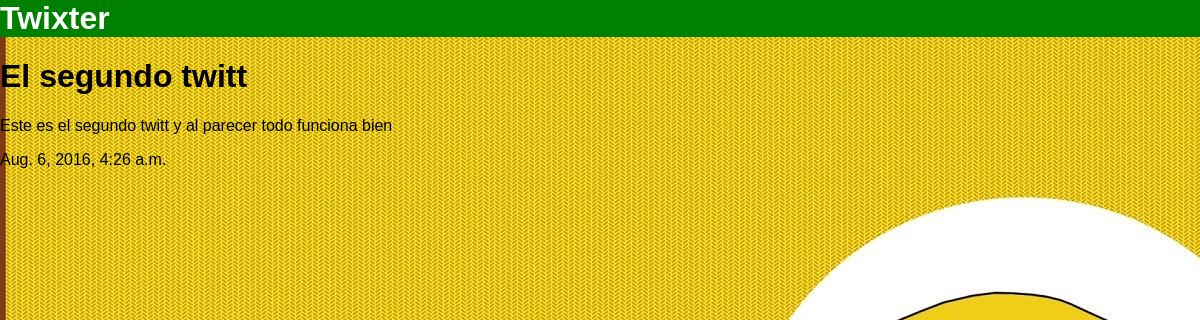
The app's page /twit/el-segundo-twitt/ with its own data.
### twits/models.py (models this page shows, shortened)
class Twit(models.Model):
	titulo = models.CharField(max_length=140)
	fecha = models.DateTimeField(auto_now=True)
	cuerpo = models.TextField()
	publicado = models.BooleanField(default=False)
	slug = models.SlugField(max_length=500,blank=True,null=True)#Modelo Slug

### twits/views.py (the view)
# urls.py: url(r'^twit/(?P<slug>[-\w]+)/$',views.DetailView.as_view(),name="detalle")
class DetailView(View):
	def get(self,request,slug):#cambiar slug
		template_name='detalle.html'
		twit=Twit.objects.get(slug=slug)
		context = {'twit':twit}
		return render(request,template_name,context)

### twits/templates/detalle.html
{%extends 'base.html'%}
{%block content%}
<h1>{{twit.titulo}}</h1>
<p>{{twit.cuerpo}}</p>
<p>{{twit.fecha}}</p>
{%endblock content%}

### twits/templates/base.html (style rules this page uses)
body { margin:0; padding:0; font-family: sans-serif; }

### records on screen
Twit: titulo "El segundo twitt", cuerpo "Este es el segundo twitt y al parecer todo funciona bien", fecha "Aug. 6, 2016, 4:26 a.m."
